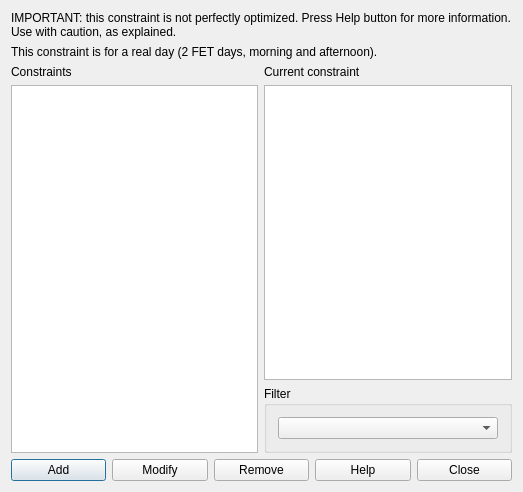
<?xml version="1.0" encoding="UTF-8"?>
<ui version="4.0">
 <class>ConstraintTeacherMaxGapsPerRealDayForm_template</class>
 <widget class="QDialog" name="ConstraintTeacherMaxGapsPerRealDayForm_template">
  <property name="geometry">
   <rect>
    <x>0</x>
    <y>0</y>
    <width>523</width>
    <height>492</height>
   </rect>
  </property>
  <property name="windowTitle">
   <string extracomment="This is the title of the dialog in which you see the list of all constraints of this type">Constraints teacher max gaps per real day</string>
  </property>
  <layout class="QGridLayout" name="gridLayout_2">
   <item row="0" column="0" colspan="2">
    <widget class="QLabel" name="label">
     <property name="sizePolicy">
      <sizepolicy hsizetype="Minimum" vsizetype="Minimum">
       <horstretch>0</horstretch>
       <verstretch>0</verstretch>
      </sizepolicy>
     </property>
     <property name="text">
      <string>IMPORTANT: this constraint is not perfectly optimized. Press Help button for more information. Use with caution, as explained.</string>
     </property>
     <property name="wordWrap">
      <bool>true</bool>
     </property>
    </widget>
   </item>
   <item row="1" column="0" colspan="2">
    <widget class="QLabel" name="label_2">
     <property name="sizePolicy">
      <sizepolicy hsizetype="Minimum" vsizetype="Minimum">
       <horstretch>0</horstretch>
       <verstretch>0</verstretch>
      </sizepolicy>
     </property>
     <property name="text">
      <string>This constraint is for a real day (2 FET days, morning and afternoon).</string>
     </property>
     <property name="wordWrap">
      <bool>true</bool>
     </property>
    </widget>
   </item>
   <item row="2" column="0" rowspan="2">
    <layout class="QVBoxLayout" name="verticalLayout_2">
     <item>
      <widget class="QLabel" name="constraintsTextLabel">
       <property name="frameShape">
        <enum>QFrame::NoFrame</enum>
       </property>
       <property name="frameShadow">
        <enum>QFrame::Plain</enum>
       </property>
       <property name="text">
        <string>Constraints</string>
       </property>
       <property name="wordWrap">
        <bool>false</bool>
       </property>
      </widget>
     </item>
     <item>
      <widget class="QListWidget" name="constraintsListWidget"/>
     </item>
    </layout>
   </item>
   <item row="2" column="1">
    <layout class="QVBoxLayout" name="verticalLayout">
     <item>
      <widget class="QLabel" name="currentConstraintTextLabel">
       <property name="text">
        <string>Current constraint</string>
       </property>
       <property name="wordWrap">
        <bool>false</bool>
       </property>
      </widget>
     </item>
     <item>
      <widget class="QPlainTextEdit" name="currentConstraintTextEdit"/>
     </item>
    </layout>
   </item>
   <item row="3" column="1">
    <widget class="QGroupBox" name="filterGroupBox">
     <property name="title">
      <string>Filter</string>
     </property>
     <layout class="QGridLayout" name="gridLayout">
      <item row="0" column="0">
       <widget class="QComboBox" name="teachersComboBox"/>
      </item>
     </layout>
    </widget>
   </item>
   <item row="4" column="0" colspan="2">
    <layout class="QHBoxLayout" name="horizontalLayout">
     <item>
      <widget class="QPushButton" name="addConstraintPushButton">
       <property name="text">
        <string>Add</string>
       </property>
      </widget>
     </item>
     <item>
      <widget class="QPushButton" name="modifyConstraintPushButton">
       <property name="text">
        <string>Modify</string>
       </property>
      </widget>
     </item>
     <item>
      <widget class="QPushButton" name="removeConstraintPushButton">
       <property name="text">
        <string>Remove</string>
       </property>
      </widget>
     </item>
     <item>
      <widget class="QPushButton" name="helpPushButton">
       <property name="text">
        <string>Help</string>
       </property>
      </widget>
     </item>
     <item>
      <widget class="QPushButton" name="closePushButton">
       <property name="text">
        <string>Close</string>
       </property>
      </widget>
     </item>
    </layout>
   </item>
  </layout>
 </widget>
 <layoutdefault spacing="6" margin="11"/>
 <resources/>
 <connections/>
</ui>
